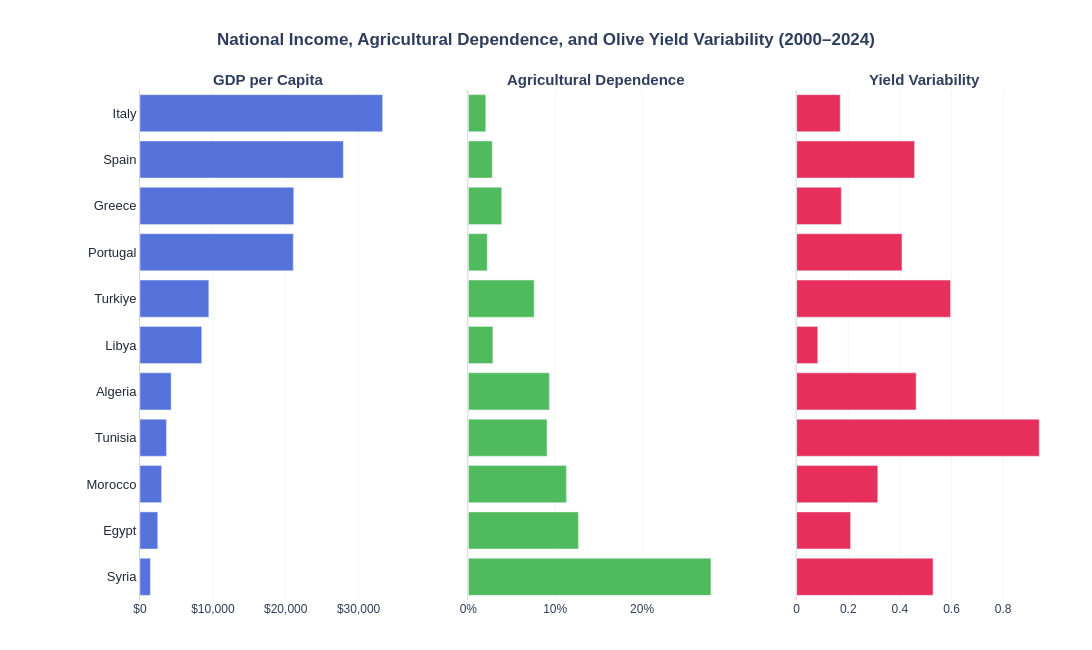

The code cell stored with this chart in its notebook:
### Markdown cell above
## Business Question 6: How Are National Income, Agricultural Dependence, and Olive Yield Variability Related?

This analysis compares each country’s average GDP per capita, agriculture’s contribution to GDP, and olive yield variability between 2000 and 2024. Yield variability is measured as the standard deviation of annual yield growth rates.

### Code cell
# Aggregate country-level indicators and sort by GDP per capita
df_macro = (
    df.groupby("Country", as_index=False)
    .agg(
        GDP_per_capita=("GDP_per_capita", "mean"),
        Agri_GDP_Pct=("Agriculture_value_added_pct_GDP", "mean"),
        Yield_Volatility=("Yield_Growth_Rate", "std"),
    )
    .sort_values("GDP_per_capita")
)

countries = df_macro["Country"]

# Create the comparison chart
fig = make_subplots(
    rows=1,
    cols=3,
    shared_yaxes=True,
    horizontal_spacing=0.08,
    subplot_titles=(
        "GDP per Capita",
        "Agricultural Dependence",
        "Yield Variability",
    ),
)

# GDP per capita
fig.add_trace(
    go.Bar(
        x=df_macro["GDP_per_capita"],
        y=countries,
        orientation="h",
        marker_color="#4363D8",
        opacity=0.9,
    ),
    row=1,
    col=1,
)

# Agriculture's contribution to GDP
fig.add_trace(
    go.Bar(
        x=df_macro["Agri_GDP_Pct"],
        y=countries,
        orientation="h",
        marker_color="#3CB44B",
        opacity=0.9,
    ),
    row=1,
    col=2,
)

# Yield variability
fig.add_trace(
    go.Bar(
        x=df_macro["Yield_Volatility"],
        y=countries,
        orientation="h",
        marker_color="#E6194B",
        opacity=0.9,
    ),
    row=1,
    col=3,
)

fig.update_layout(
    title={
        "text": (
            "National Income, Agricultural Dependence, "
            "and Olive Yield Variability (2000-2024)"
        ),
        "x": 0.5,
        "xanchor": "center",
    },
    height=650,
    width=1200,
    showlegend=False,
    plot_bgcolor="white",
    paper_bgcolor="white",
    margin=dict(l=140, r=40, t=90, b=50),
    font=dict(
        family="Arial",
        size=12,
        color="#2F3E5C",
    ),
)

fig.update_xaxes(
    tickformat="$,",
    showgrid=True,
    gridcolor="whitesmoke",
    zeroline=False,
    row=1,
    col=1,
)

fig.update_xaxes(
    ticksuffix="%",
    showgrid=True,
    gridcolor="whitesmoke",
    zeroline=False,
    row=1,
    col=2,
)

fig.update_xaxes(
    showgrid=True,
    gridcolor="whitesmoke",
    zeroline=False,
    row=1,
    col=3,
)

fig.update_yaxes(
    showgrid=False,
    linecolor="lightgray",
    tickfont=dict(
        size=13,
        color="#1F2937",
    ),
)

for annotation in fig.layout.annotations:
    annotation.font.size = 15
    annotation.font.color = "#2F3E5C"

fig.show()

### Figure 1 — Plotly figure (JSON) as saved in the notebook; plotly's stock layout.template omitted (floating-point values rounded to 4 significant figures)
{"data": [{"marker": {"color": "#4363D8"}, "opacity": 0.9, "orientation": "h", "type": "bar", "x": [1422.0, 2432.0, 2956.0, 3634.0, 4273.0, 8470.0, 9443.0, 21040.0, 21100.0, 27910.0, 33300.0], "xaxis": "x", "y": ["Syria", "Egypt", "Morocco", "Tunisia", "Algeria", "Libya", "Turkiye", "Portugal", "Greece", "Spain", "Italy"], "yaxis": "y"}, {"marker": {"color": "#3CB44B"}, "opacity": 0.9, "orientation": "h", "type": "bar", "x": [27.93, 12.67, 11.29, 9.059, 9.33, 2.827, 7.577, 2.175, 3.841, 2.754, 2.003], "xaxis": "x2", "y": ["Syria", "Egypt", "Morocco", "Tunisia", "Algeria", "Libya", "Turkiye", "Portugal", "Greece", "Spain", "Italy"], "yaxis": "y2"}, {"marker": {"color": "#E6194B"}, "opacity": 0.9, "orientation": "h", "type": "bar", "x": [0.5287, 0.209, 0.3144, 0.9401, 0.4631, 0.08176, 0.5964, 0.4083, 0.173, 0.457, 0.1688], "xaxis": "x3", "y": ["Syria", "Egypt", "Morocco", "Tunisia", "Algeria", "Libya", "Turkiye", "Portugal", "Greece", "Spain", "Italy"], "yaxis": "y3"}], "layout": {"annotations": [{"font": {"color": "#2F3E5C", "size": 15}, "showarrow": false, "text": "<b>GDP per Capita</b>", "x": 0.14, "xanchor": "center", "xref": "paper", "y": 1, "yanchor": "bottom", "yref": "paper"}, {"font": {"color": "#2F3E5C", "size": 15}, "showarrow": false, "text": "<b>Agricultural Dependence</b>", "x": 0.5, "xanchor": "center", "xref": "paper", "y": 1, "yanchor": "bottom", "yref": "paper"}, {"font": {"color": "#2F3E5C", "size": 15}, "showarrow": false, "text": "<b>Yield Variability</b>", "x": 0.86, "xanchor": "center", "xref": "paper", "y": 1, "yanchor": "bottom", "yref": "paper"}], "font": {"color": "#2F3E5C", "family": "Arial", "size": 12}, "height": 650, "margin": {"b": 50, "l": 140, "r": 40, "t": 90}, "paper_bgcolor": "white", "plot_bgcolor": "white", "showlegend": false, "title": {"text": "<b>National Income, Agricultural Dependence, and Olive Yield Variability (2000–2024)</b>", "x": 0.5, "xanchor": "center"}, "width": 1200, "xaxis": {"anchor": "y", "domain": [0, 0.28], "gridcolor": "whitesmoke", "showgrid": true, "tickformat": "$,", "zeroline": false}, "xaxis2": {"anchor": "y2", "domain": [0.36, 0.64], "gridcolor": "whitesmoke", "showgrid": true, "ticksuffix": "%", "zeroline": false}, "xaxis3": {"anchor": "y3", "domain": [0.72, 1], "gridcolor": "whitesmoke", "showgrid": true, "zeroline": false}, "yaxis": {"anchor": "x", "domain": [0, 1], "linecolor": "lightgray", "showgrid": false, "tickfont": {"color": "#1F2937", "size": 13}}, "yaxis2": {"anchor": "x2", "domain": [0, 1], "linecolor": "lightgray", "matches": "y", "showgrid": false, "showticklabels": false, "tickfont": {"color": "#1F2937", "size": 13}}, "yaxis3": {"anchor": "x3", "domain": [0, 1], "linecolor": "lightgray", "matches": "y", "showgrid": false, "showticklabels": false, "tickfont": {"color": "#1F2937", "size": 13}}}}
